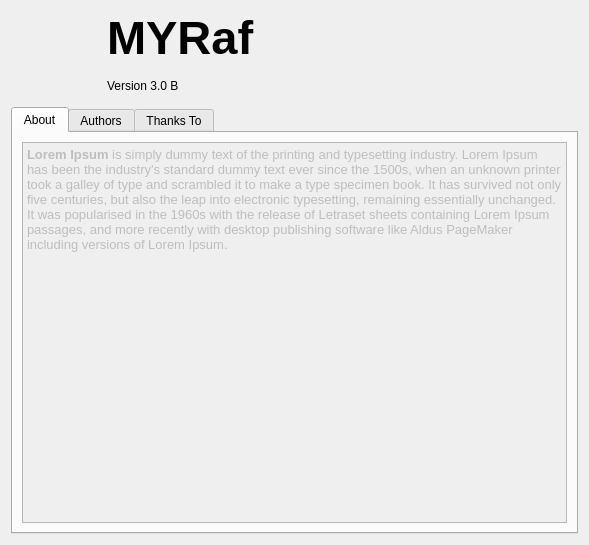
<?xml version="1.0" encoding="UTF-8"?>
<ui version="4.0">
 <class>FormAbout</class>
 <widget class="QWidget" name="FormAbout">
  <property name="geometry">
   <rect>
    <x>0</x>
    <y>0</y>
    <width>589</width>
    <height>545</height>
   </rect>
  </property>
  <property name="windowTitle">
   <string>About</string>
  </property>
  <layout class="QGridLayout" name="gridLayout_2">
   <item row="0" column="0">
    <layout class="QGridLayout" name="gridLayout">
     <item row="0" column="0" rowspan="2">
      <widget class="QLabel" name="labelLogo">
       <property name="minimumSize">
        <size>
         <width>90</width>
         <height>90</height>
        </size>
       </property>
       <property name="maximumSize">
        <size>
         <width>90</width>
         <height>90</height>
        </size>
       </property>
       <property name="text">
        <string/>
       </property>
      </widget>
     </item>
     <item row="0" column="1">
      <widget class="QLabel" name="label_2">
       <property name="font">
        <font>
         <pointsize>35</pointsize>
         <weight>75</weight>
         <bold>true</bold>
        </font>
       </property>
       <property name="text">
        <string>MYRaf</string>
       </property>
      </widget>
     </item>
     <item row="1" column="1">
      <widget class="QLabel" name="label_3">
       <property name="text">
        <string>Version 3.0 B</string>
       </property>
      </widget>
     </item>
    </layout>
   </item>
   <item row="1" column="0">
    <widget class="QTabWidget" name="tabWidget">
     <property name="currentIndex">
      <number>0</number>
     </property>
     <widget class="QWidget" name="tab">
      <attribute name="title">
       <string>About</string>
      </attribute>
      <layout class="QGridLayout" name="gridLayout_3">
       <item row="0" column="0">
        <widget class="QTextEdit" name="textEdit">
         <property name="enabled">
          <bool>false</bool>
         </property>
         <property name="html">
          <string>&lt;!DOCTYPE HTML PUBLIC &quot;-//W3C//DTD HTML 4.0//EN&quot; &quot;http://www.w3.org/TR/REC-html40/strict.dtd&quot;&gt;
&lt;html&gt;&lt;head&gt;&lt;meta name=&quot;qrichtext&quot; content=&quot;1&quot; /&gt;&lt;style type=&quot;text/css&quot;&gt;
p, li { white-space: pre-wrap; }
&lt;/style&gt;&lt;/head&gt;&lt;body style=&quot; font-family:'Noto Sans, '; font-size:10pt; font-weight:400; font-style:normal;&quot;&gt;
&lt;p style=&quot; margin-top:12px; margin-bottom:12px; margin-left:0px; margin-right:0px; -qt-block-indent:0; text-indent:0px;&quot;&gt;&lt;span style=&quot; font-weight:600;&quot;&gt;Lorem Ipsum&lt;/span&gt; is simply dummy text of the printing and typesetting industry. Lorem Ipsum has been the industry's standard dummy text ever since the 1500s, when an unknown printer took a galley of type and scrambled it to make a type specimen book. It has survived not only five centuries, but also the leap into electronic typesetting, remaining essentially unchanged. It was popularised in the 1960s with the release of Letraset sheets containing Lorem Ipsum passages, and more recently with desktop publishing software like Aldus PageMaker including versions of Lorem Ipsum.&lt;/p&gt;&lt;/body&gt;&lt;/html&gt;</string>
         </property>
        </widget>
       </item>
      </layout>
     </widget>
     <widget class="QWidget" name="tab_2">
      <attribute name="title">
       <string>Authors</string>
      </attribute>
      <layout class="QGridLayout" name="gridLayout_4">
       <item row="0" column="0">
        <widget class="QTextEdit" name="textEdit_2">
         <property name="enabled">
          <bool>false</bool>
         </property>
         <property name="html">
          <string>&lt;!DOCTYPE HTML PUBLIC &quot;-//W3C//DTD HTML 4.0//EN&quot; &quot;http://www.w3.org/TR/REC-html40/strict.dtd&quot;&gt;
&lt;html&gt;&lt;head&gt;&lt;meta name=&quot;qrichtext&quot; content=&quot;1&quot; /&gt;&lt;style type=&quot;text/css&quot;&gt;
p, li { white-space: pre-wrap; }
&lt;/style&gt;&lt;/head&gt;&lt;body style=&quot; font-family:'Noto Sans, '; font-size:10pt; font-weight:400; font-style:normal;&quot;&gt;
&lt;p style=&quot; margin-top:12px; margin-bottom:12px; margin-left:0px; margin-right:0px; -qt-block-indent:0; text-indent:0px;&quot;&gt;&lt;span style=&quot; font-weight:600;&quot;&gt;Lorem Ipsum&lt;/span&gt; is simply dummy text of the printing and typesetting industry. Lorem Ipsum has been the industry's standard dummy text ever since the 1500s, when an unknown printer took a galley of type and scrambled it to make a type specimen book. It has survived not only five centuries, but also the leap into electronic typesetting, remaining essentially unchanged. It was popularised in the 1960s with the release of Letraset sheets containing Lorem Ipsum passages, and more recently with desktop publishing software like Aldus PageMaker including versions of Lorem Ipsum.&lt;/p&gt;&lt;/body&gt;&lt;/html&gt;</string>
         </property>
        </widget>
       </item>
      </layout>
     </widget>
     <widget class="QWidget" name="tab_3">
      <attribute name="title">
       <string>Thanks To</string>
      </attribute>
      <layout class="QGridLayout" name="gridLayout_5">
       <item row="0" column="0">
        <widget class="QTextEdit" name="textEdit_3">
         <property name="enabled">
          <bool>false</bool>
         </property>
         <property name="html">
          <string>&lt;!DOCTYPE HTML PUBLIC &quot;-//W3C//DTD HTML 4.0//EN&quot; &quot;http://www.w3.org/TR/REC-html40/strict.dtd&quot;&gt;
&lt;html&gt;&lt;head&gt;&lt;meta name=&quot;qrichtext&quot; content=&quot;1&quot; /&gt;&lt;style type=&quot;text/css&quot;&gt;
p, li { white-space: pre-wrap; }
&lt;/style&gt;&lt;/head&gt;&lt;body style=&quot; font-family:'Noto Sans, '; font-size:10pt; font-weight:400; font-style:normal;&quot;&gt;
&lt;p style=&quot; margin-top:12px; margin-bottom:12px; margin-left:0px; margin-right:0px; -qt-block-indent:0; text-indent:0px;&quot;&gt;&lt;span style=&quot; font-weight:600;&quot;&gt;Lorem Ipsum&lt;/span&gt; is simply dummy text of the printing and typesetting industry. Lorem Ipsum has been the industry's standard dummy text ever since the 1500s, when an unknown printer took a galley of type and scrambled it to make a type specimen book. It has survived not only five centuries, but also the leap into electronic typesetting, remaining essentially unchanged. It was popularised in the 1960s with the release of Letraset sheets containing Lorem Ipsum passages, and more recently with desktop publishing software like Aldus PageMaker including versions of Lorem Ipsum.&lt;/p&gt;&lt;/body&gt;&lt;/html&gt;</string>
         </property>
        </widget>
       </item>
      </layout>
     </widget>
    </widget>
   </item>
  </layout>
 </widget>
 <resources/>
 <connections/>
</ui>
